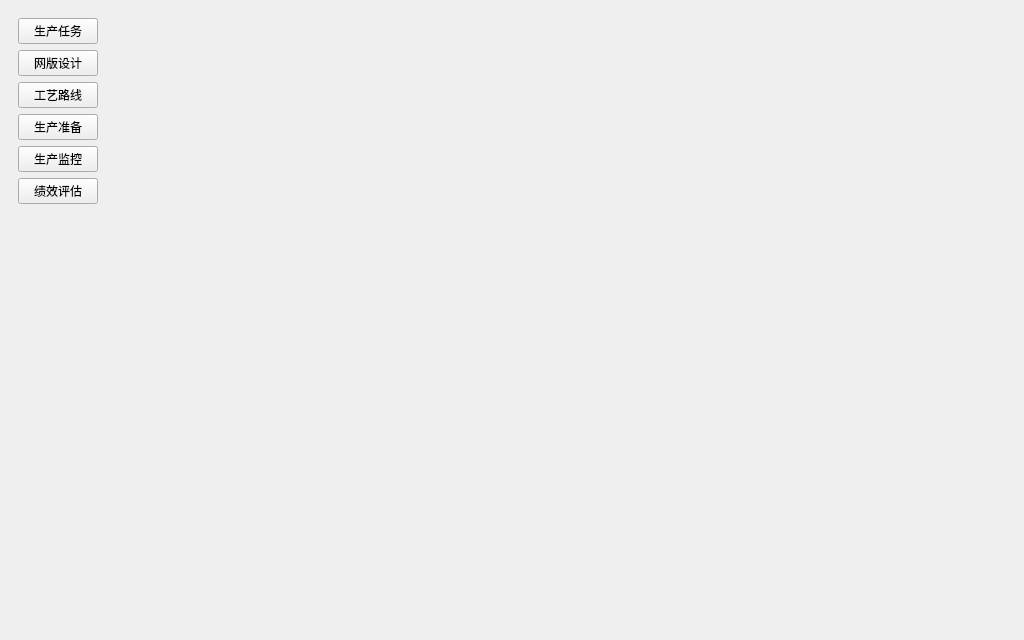
<?xml version="1.0" encoding="UTF-8"?>
<ui version="4.0">
  <class>MainWindow</class>
  <widget class="QMainWindow" name="MainWindow">
    <property name="geometry">
      <rect>
        <x>0</x><y>0</y><width>1024</width><height>640</height>
      </rect>
    </property>
    <property name="windowTitle">
      <string>Versatile Robotics</string>
    </property>
    <widget class="QWidget" name="centralwidget">
      <layout class="QHBoxLayout" name="horizontalLayout">
        <!-- Left Panel -->
        <item>
          <widget class="QWidget" name="leftPanel">
            <property name="minimumWidth"><number>180</number></property>
            <layout class="QVBoxLayout" name="btnLayout">
              <item>
                <widget class="QPushButton" name="btnImport">
                  <property name="text"><string>生产任务</string></property>
                  <property name="checkable"><bool>true</bool></property>
                </widget>
              </item>
              <item>
                <widget class="QPushButton" name="btnLayering">
                  <property name="text"><string>网版设计</string></property>
                  <property name="checkable"><bool>true</bool></property>
                </widget>
              </item>
              <item>
                <widget class="QPushButton" name="btnRoutine">
                  <property name="text"><string>工艺路线</string></property>
                  <property name="checkable"><bool>true</bool></property>
                </widget>
              </item>
              <item>
                <widget class="QPushButton" name="btnPrepare">
                  <property name="text"><string>生产准备</string></property>
                  <property name="checkable"><bool>true</bool></property>
                </widget>
              </item>
              <item>
                <widget class="QPushButton" name="btnMonitoring">
                  <property name="text"><string>生产监控</string></property>
                  <property name="checkable"><bool>true</bool></property>
                </widget>
              </item>
              <item>
                <widget class="QPushButton" name="btnEvaluation">
                  <property name="text"><string>绩效评估</string></property>
                  <property name="checkable"><bool>true</bool></property>
                </widget>
              </item>
              <item>
                <spacer name="verticalSpacer">
                  <property name="orientation"><enum>Qt::Vertical</enum></property>
                  <property name="sizeHint" >
                    <size>
                      <width>20</width><height>40</height>
                    </size>
                  </property>
                </spacer>
              </item>
            </layout>
          </widget>
        </item>

        <!-- Right stacked content area -->
        <item>
          <widget class="QStackedWidget" name="stackedRight">
            <!-- Dynamic content -->
          </widget>
        </item>
      </layout>
    </widget>
  </widget>
  <resources/>
  <connections/>
</ui>
